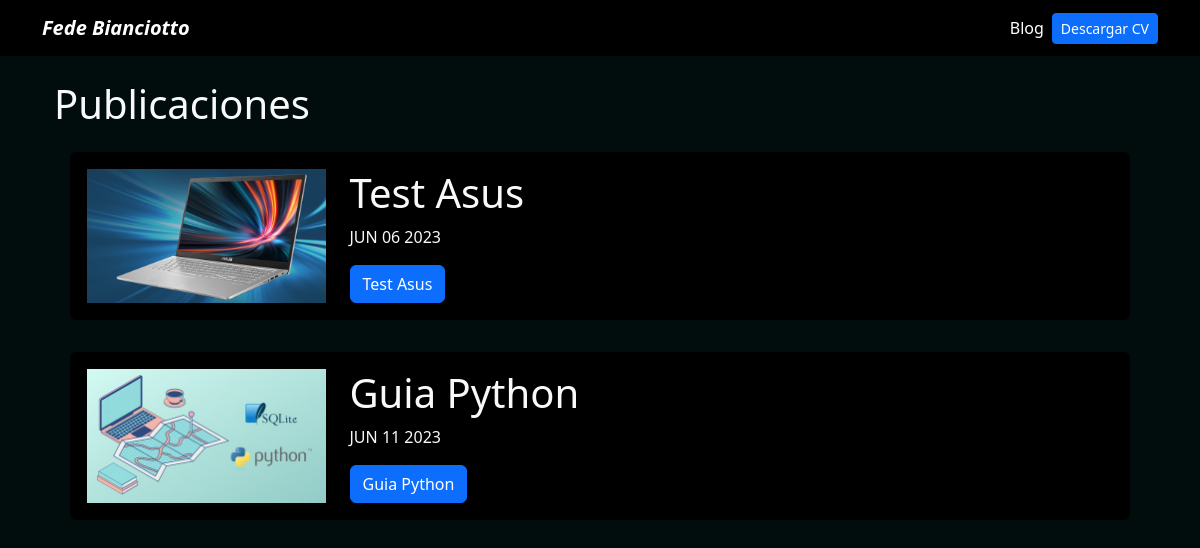
Screenshot of /blog/ with the database file from the repository.
### blog/models.py (models this page shows)
class Publicacion (models.Model):
    titulo = models.CharField(max_length=100)
    descripcion= models.TextField()
    imagen=models.ImageField(upload_to='blog/imagenes')
    fecha= models.DateField(datetime.date.today)

### blog/views.py (the view)
# urls.py: path('',render_publicaciones,name='publicaciones'),
def render_publicaciones(request):
    publicacion = Publicacion.objects.all()
    return render (request,'publicaciones.html', {'publicacion':publicacion} )

### blog/templates/publicaciones.html
{% extends 'layout.html' %}
{% block content%}
<h1>Publicaciones</h1>
{%for publicacion in publicacion%}
<div class="p-3">
<div class="card card-body bg-black">
    <div class="row">
        <div class="col-3">
            <img src="{{publicacion.imagen.url}}" class="img-fluid">
        </div>
        <div class="col-9">
    <h1>{{publicacion.titulo}}</h1>
    <p>{{publicacion.fecha | date:'M d Y'| upper }}</p>
    <a href="{% url 'blog:publicacion_detalle' publicacion.id %}" class="btn btn-primary"> {{publicacion.titulo}}</a>
</div>
</div>
</div>
</div>
{%endfor%}
{%endblock%}

### principal/static/main.css (style rules this page uses)
body { background-color: rgb(1, 12, 12); }
.bg-black { background: #000; }

### rows the page displays
Publicacion: imagen (picture), titulo "Test Asus", fecha "JUN 06 2023"
Publicacion: imagen (picture), titulo "Guia Python", fecha "JUN 11 2023"
